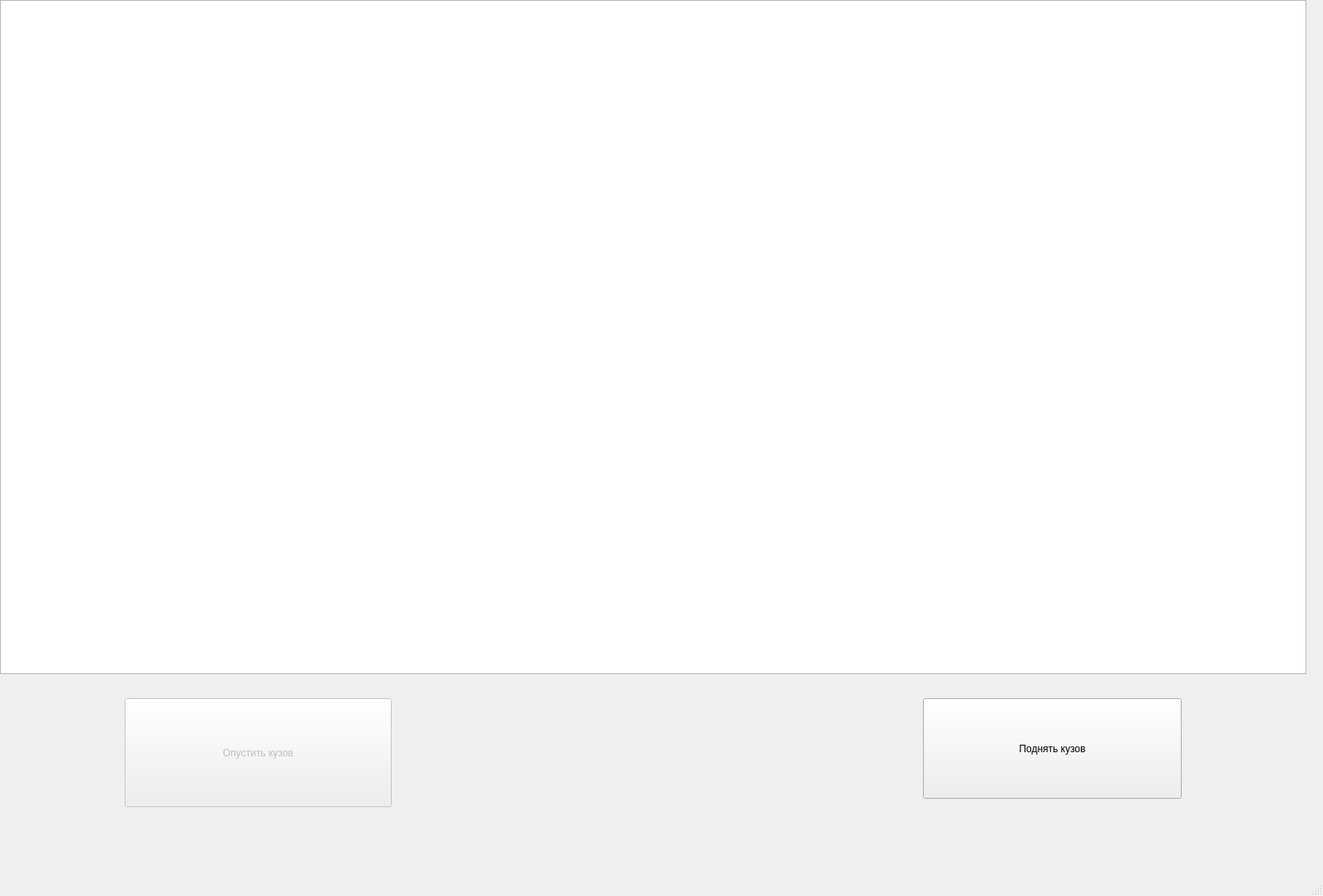
<?xml version="1.0" encoding="UTF-8"?>
<ui version="4.0">
 <class>MainWindow</class>
 <widget class="QMainWindow" name="MainWindow">
  <property name="geometry">
   <rect>
    <x>0</x>
    <y>0</y>
    <width>1591</width>
    <height>1078</height>
   </rect>
  </property>
  <property name="windowTitle">
   <string>MainWindow</string>
  </property>
  <widget class="QWidget" name="centralwidget">
   <widget class="QGraphicsView" name="graphicsView">
    <property name="geometry">
     <rect>
      <x>0</x>
      <y>0</y>
      <width>1571</width>
      <height>811</height>
     </rect>
    </property>
   </widget>
   <widget class="QPushButton" name="Body_down">
    <property name="enabled">
     <bool>false</bool>
    </property>
    <property name="geometry">
     <rect>
      <x>150</x>
      <y>840</y>
      <width>321</width>
      <height>131</height>
     </rect>
    </property>
    <property name="text">
     <string>Опустить кузов</string>
    </property>
   </widget>
   <widget class="QPushButton" name="Body_up">
    <property name="geometry">
     <rect>
      <x>1110</x>
      <y>840</y>
      <width>311</width>
      <height>121</height>
     </rect>
    </property>
    <property name="text">
     <string>Поднять кузов</string>
    </property>
   </widget>
  </widget>
  <widget class="QMenuBar" name="menubar">
   <property name="geometry">
    <rect>
     <x>0</x>
     <y>0</y>
     <width>1591</width>
     <height>39</height>
    </rect>
   </property>
  </widget>
  <widget class="QStatusBar" name="statusbar"/>
 </widget>
 <resources/>
 <connections/>
</ui>
